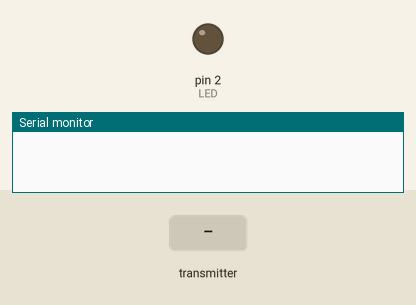
The sketch below on a simulated Arduino Uno, built with avr-gcc and run on an emulated ATmega328P. Parts: output pins drawn as LEDs (lit = HIGH), the last lines printed to the serial monitor. The inputs (shaded band) are chosen by the test bench. No radio packets arrive unless stated.

Above: at 2.2 s.
2.3 s: the transmitter starts sending data.0 = 0
At 2.9 s:
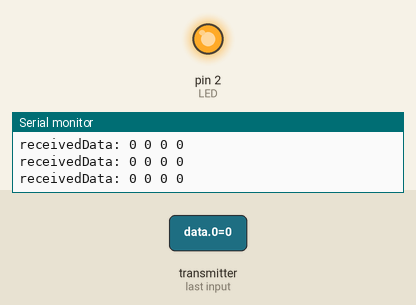
Timing chart, 0 to 5.3 s (numbered marks = the images above; inputs shaded):
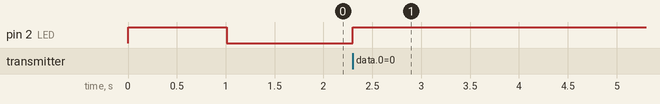

The sketch:

receiver.ino
```cpp
#include <SPI.h>
#include "printf.h"
#include "RF24.h"

#define CE_PIN 4
#define CSN_PIN 5
#define LED 2

RF24 radio(CE_PIN, CSN_PIN);
const uint64_t ADDRESS = 0xF0F0F0F0E1LL;
unsigned long ledOffAt = 0;

void setup() {
  Serial.begin(115200);
  pinMode(LED, OUTPUT);
  digitalWrite(LED, HIGH);
  delay(1000);

  if (!radio.begin() || !radio.isChipConnected()) {
    Serial.println(F("radio hardware is not responding!!"));
    digitalWrite(LED, LOW);
    while (1) {}
  }
  radio.setPALevel(RF24_PA_LOW);
  radio.setDataRate(RF24_1MBPS);
  radio.setChannel(76);
  radio.setAutoAck(true);
  radio.openReadingPipe(1, ADDRESS);
  radio.startListening();

  printf_begin();
  radio.printPrettyDetails();   // compare with the transmitter's output
  digitalWrite(LED, HIGH);
}

void loop() {
  if (radio.available()) {
    uint16_t data[4];
    radio.read(&data, sizeof(data));
    Serial.print(F("receivedData: "));
    for (int i = 0; i < 4; i++) { Serial.print(data[i]); Serial.print(' '); }
    Serial.println();
    digitalWrite(LED, HIGH);
    ledOffAt = millis() + 100;
  }
  if (millis() > ledOffAt) digitalWrite(LED, LOW);
}
```

Measured:
- after the input at 2.3 s, pin 2 (LED): LOW → HIGH at once
